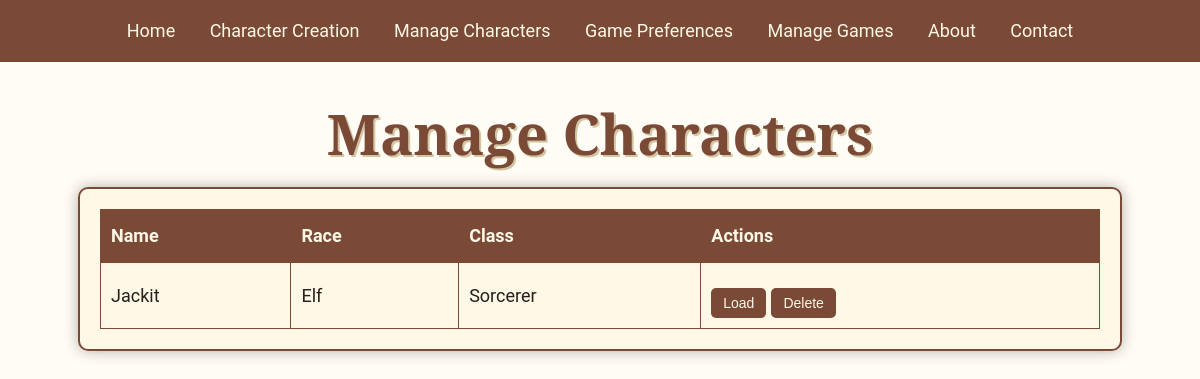
/manage_characters, run on the app's committed database.
### models/character_models.py (models this page shows, shortened)
class Character(db.Model):
    __tablename__ = "characters"
    id = db.Column(db.Integer, primary_key=True)
    name = db.Column(db.String, nullable=False)
    race_id = db.Column(db.Integer, db.ForeignKey("races.id"), nullable=True)
    background_id = db.Column(
        db.Integer, db.ForeignKey("backgrounds.id"), nullable=True
    )
    class_id = db.Column(
        db.Integer, db.ForeignKey("classes.id"), nullable=False
    )  # Direct relationship to Class
    alignment = db.Column(db.Enum(AlignmentEnum), nullable=True)
    level = db.Column(db.Integer, default=1)
    experience_points = db.Column(db.Integer, default=0)
    strength = db.Column(db.Integer, nullable=False)
    dexterity = db.Column(db.Integer, nullable=False)
    constitution = db.Column(db.Integer, nullable=False)
    intelligence = db.Column(db.Integer, nullable=False)
    wisdom = db.Column(db.Integer, nullable=False)
    charisma = db.Column(db.Integer, nullable=False)
    proficiency_bonus = db.Column(db.Integer, default=2)  # Increases with level
    max_hit_points = db.Column(db.Integer, nullable=False, default=10)
    current_hit_points = db.Column(db.Integer, nullable=False, default=10)
    temporary_hit_points = db.Column(db.Integer, default=0)
    armor_class = db.Column(db.Integer, nullable=False, default=10)
    initiative = db.Column(db.Integer, default=0)  # Typically Dex modifier
    speed = db.Column(db.Integer, nullable=False, default=30)  # Base walking speed
    death_saves_successes = db.Column(db.Integer, default=0)
    death_saves_failures = db.Column(db.Integer, default=0)
    race = db.relationship("Race", backref="characters")
    background = db.relationship("Background", backref="characters")
    character_class = db.relationship(
        "Class", backref="characters"
    )  # Direct single-class relationship
    inventory = db.relationship(
        "Item",
        secondary=character_inventory,
        lazy="subquery",
        backref=db.backref("owners", lazy=True),
    )
    feats = db.relationship(
        "Feat",
        secondary=character_feats,
        lazy="subquery",
        backref=db.backref("characters", lazy=True),
    )
    features = db.relationship(
        "Feature",
        secondary=character_features,
        lazy="subquery",
        backref=db.backref("characters", lazy=True),
    )
    spells = db.relationship("Spell", backref="character", lazy=True)
    languages = db.relationship(
        "Language",
        secondary=character_languages,
        lazy="subquery",
        backref=db.backref("characters", lazy=True),
    )
    conditions = db.relationship("CharacterCondition", backref="character", lazy=True)
    proficiencies = db.relationship("Proficiency", backref="character", lazy=True)
    strength_save = db.Column(db.Boolean, default=False)
    dexterity_save = db.Column(db.Boolean, default=False)
    constitution_save = db.Column(db.Boolean, default=False)
    intelligence_save = db.Column(db.Boolean, default=False)
    wisdom_save = db.Column(db.Boolean, default=False)
    charisma_save = db.Column(db.Boolean, default=False)

class Race(db.Model):
    __tablename__ = "races"
    id = db.Column(db.Integer, primary_key=True)
    name = db.Column(db.String, nullable=False, unique=True, index=True)
    ability_increases = db.Column(
        db.JSON
    )  # e.g., { 'dexterity': 2, 'intelligence': 1 }
    size = db.Column(db.String)  # Medium, Small, etc.
    speed = db.Column(db.Integer)
    darkvision = db.Column(db.Boolean, default=False)
    traits = db.Column(db.JSON)  # Racial traits
    subraces = db.relationship("Subrace", backref="race", lazy=True)
    features = db.relationship("Feature", backref="race", lazy=True)

class Class(db.Model):
    __tablename__ = "classes"
    id = db.Column(db.Integer, primary_key=True)
    name = db.Column(db.String, nullable=False, unique=True, index=True)
    hit_die = db.Column(db.Integer)  # d6, d8, etc.
    primary_ability = db.Column(db.String)  # Charisma, Intelligence, etc.
    saving_throw_proficiencies = db.Column(
        db.JSON
    )  # e.g., { 'strength': True, 'dexterity': False }
    proficiencies = db.Column(db.JSON)  # Weapons, armor, tools
    subclass_available = db.Column(db.Boolean, default=True)
    features = db.relationship("Feature", backref="class_", lazy=True)
    subclasses = db.relationship("Subclass", backref="class_", lazy=True)

### app.py (the view)
@app.route("/manage_characters")
def manage_characters():
    try:
        characters = Character.query.all()
        return render_template("manage_characters.html", characters=characters)
    except Exception as e:
        app.logger.error(f"{Fore.RED}Error managing characters: {e}{Style.RESET_ALL}")
        return jsonify(
            {"status": "error", "message": "Error managing characters."}
        ), 500

### templates/manage_characters.html (shortened to what this page needs)
<!DOCTYPE html>
<html lang="en">
<head>
    <link href="{{ url_for('static', filename='styles.css') }}" rel="stylesheet">
</head>
<body>
    {% include 'navbar.html' %}
    <h1>Manage Characters</h1>
    <div class="manage-characters-container">
        <table class="character-table">
            <thead>
                <tr>
                    <th>Name</th>
                    <th>Race</th>
                    <th>Class</th>
                    <th>Actions</th>
                </tr>
            </thead>
            <tbody>
                {% for character in characters %}
                <tr>
                    <td>{{ character.name }}</td>
                    <td>{{ character.race.name }}</td>
                    <td>{{ character.character_class.name }}</td>
                    <td>
                        <div class="button-container">
                            <button onclick="loadCharacter({{ character.id }})">Load</button>
                            <button onclick="deleteCharacter({{ character.id }})">Delete</button>
                        </div>
                    </td>
                </tr>
                {% endfor %}
            </tbody>
        </table>
    </div>
</body>
</html>

### templates/navbar.html
<nav class="navbar">
    <a href="/">Home</a>
    <a href="/character_creation">Character Creation</a>
    <a href="/manage_characters">Manage Characters</a>
    <a href="/game_preferences">Game Preferences</a>
    <a href="/manage_games">Manage Games</a>
    <a href="/about">About</a>
    <a href="/contact">Contact</a>
</nav>

### static/styles.css (style rules this page uses)
:root { --primary-color: #7a4a36; --secondary-color: #222222; --background-color: #fffdf5; --accent-color: #d4c5a2; --light-background-color: rgba(255, 248, 230, 0.9); --font-family: 'Roboto', sans-serif; --heading-font-family: 'Cinzel Decorative', serif; }
body { font-family: var(--font-family), serif; background-color: var(--background-color); background-image: url('https://www.transparenttextures.com/patterns/old-mathematics.png'); color: var(--secondary-color); font-size: 18px; font-weight: 400; margin: 0; padding: 0; line-height: 1.8; }
.navbar { background-color: var(--primary-color); padding: 15px; text-align: center; }
.navbar a { color: #fff8e7; text-decoration: none; margin: 0 15px; font-size: 18px; }
h1 { font-family: var(--heading-font-family), serif; text-align: center; color: var(--primary-color); font-size: 3.5rem; margin-bottom: 20px; line-height: 1.2; text-shadow: 2px 2px var(--accent-color); }
button { padding: 12px 25px; font-size: 18px; border: 2px solid var(--primary-color); border-radius: 5px; background-color: var(--primary-color); color: #fff8e7; cursor: pointer; transition: background-color 0.3s ease; }
.button-container { display: flex; align-items: center; gap: 10px; margin-top: 15px; }
.button-container button { margin: 0; }
.manage-characters-container { width: 100%; max-width: 1000px; padding: 20px; margin: 0 auto; border: 2px solid #7a4a36; border-radius: 10px; background-color: rgba(255, 248, 230, 0.9); box-shadow: 0 0 15px rgba(0, 0, 0, 0.3); }
.character-table { width: 100%; border-collapse: collapse; font-size: 18px; color: #2a1d1b; }
.character-table thead { background-color: #7a4a36; color: #fff8e7; }
.character-table th, .character-table td { padding: 10px; border: 1px solid #7a4a36; text-align: left; }
.character-table .button-container { display: flex; gap: 5px; }
.character-table .button-container button { padding: 5px 10px; font-size: 14px; }

### data on the page
Character: name "Jackit", race.name "Elf", character_class.name "Sorcerer"
